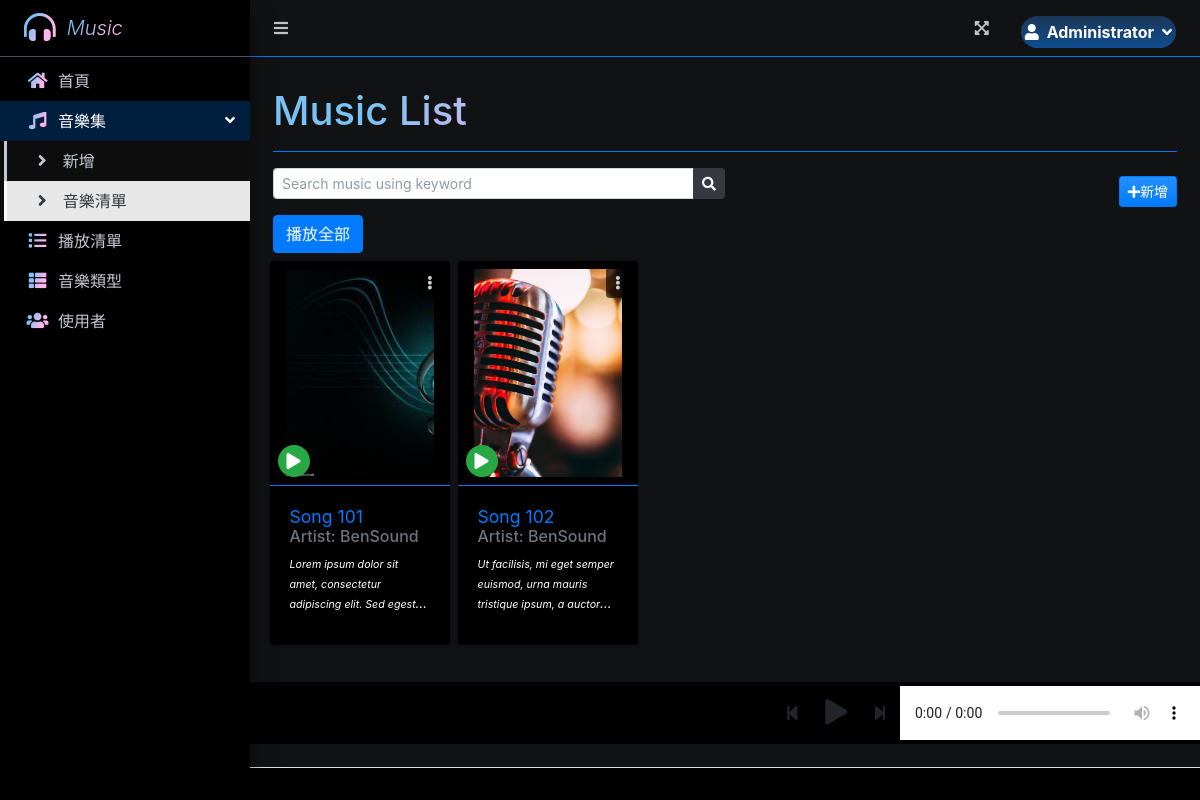
/index.php?page=music_list (signed in), run on the app's committed database.
### tables this page shows
CREATE TABLE `uploads` (
  `id` int(30) NOT NULL,
  `user_id` int(30) NOT NULL,
  `genre_id` int(30) NOT NULL,
  `title` text NOT NULL,
  `artist` text NOT NULL,
  `description` text NOT NULL,
  `upath` text NOT NULL,
  `cover_image` text NOT NULL,
  `date_created` int(11) NOT NULL DEFAULT current_timestamp()
);

### music_list.php (the view, shortened to what this page needs)
<?php include 'db_connect.php'?>
<div class="col-lg-12">
    <div class="d-flex justify-content-between align-items-center w-100">
        <div class="form-group" style="width:calc(50%) ">
            <div class="input-group">
                <input type="search" id="filter" class="form-control form-control-sm"
                    placeholder="Search music using keyword">
                <div class="input-group-append">
                    <button type="button" id="search" class="btn btn-sm btn-dark">
                        <i class="fa fa-search"></i>
                    </button>
                </div>
            </div>
        </div>
        <a class="btn btn-sm btn-primary bg-gradient-primary" href="index.php?page=new_music"><i
                class="fa fa-plus"></i>新增</a>
    </div>
    <button class="btn btn-primary" id="play_all">播放全部</button>
    <div class="row" id="music-list">
        <?php
$musics = $conn->query("SELECT u.*,g.genre FROM uploads u inner join genres g on g.id = u.genre_id order by u.title asc");
while ($row = $musics->fetch_assoc()):
    $trans = get_html_translation_table(HTML_ENTITIES, ENT_QUOTES);
    unset($trans["\""], $trans["<"], $trans[">"], $trans["<h2"]);
    $desc = strtr(html_entity_decode($row['description']), $trans);
    $desc = str_replace(array("<li>", "</li>"), array("", ", "), $desc);
    ?>
        <div class="card bg-black music-item my-2 mx-1" data-id="<?php echo $row['id'] ?>"
            data-upath="<?php echo $row['upath'] ?>" style="width:15vw;cursor:pointer;">
            <div class="card-img-top flex-w-100 position-relative py-2 px-3">
                <?php if ($_SESSION['login_type'] == 1 || $_SESSION['login_id'] == $row['user_id']): ?>
                <div class="dropdown position-absolute" style="right:.5em;top:.5em">
                    <button type="button" class="btn btn-tool py-1" data-toggle="dropdown" title="Manage"
                        style="background: #000000ab;z-index: 1">
                        <i class="fa fa-ellipsis-v"></i>
                    </button>
                </div>
                <?php endif;?>
                <span class="position-absolute" style="bottom:.5em;left:.5em;z-index: 2">
                    <div class="btn bg-green rounded-circle d-flex justify-content-center align-items-center"
                        style="width: 2rem;height: 2rem;cursor: pointer;"
                        onclick="play_music({0:{id:'<?php echo $row['id'] ?>',upath:'assets/uploads/<?php echo $row['upath'] ?>'}})">
                        <i class="fa fa-play"></i></div>
                </span>
                <a href="index.php?page=view_music&id=<?php echo $row['id'] ?>">
                    <img src="assets/uploads/<?php echo $row['cover_image'] ?>" class="card-img-top"
                        style="object-fit: cover;max-width: 100%;height:26vh" alt="music Cover">
            </div>
            <div class="card-body border-top border-primary" style="min-height:20vh">
                <h5 class="card-title w-100"><?php echo ucwords($row['title']) ?></h5>
                <h6 class="card-subtitle mb-2 text-muted w-100">Artist: <?php echo ucwords($row['artist']) ?></h6>
                <p class="card-text truncate text-white"><small><?php echo strip_tags($desc) ?></small></p>
            </div>
        </div>
        <?php endwhile;?>
    </div>
</div>

### data on the page
uploads: $row['id'] 1 (drawn), cover_image (picture), title "Song 101", artist "BenSound", description "Lorem ipsum dolor sit amet, consectetur adipiscing elit. Sed…"
uploads: $row['id'] 2 (drawn), cover_image (picture), title "Song 102", artist "BenSound", description "Ut facilisis, mi eget semper euismod, urna mauris tristique ipsum, a…"

### other printed values
$_SESSION['login_firstname'] "Administrator"
$title "Music List"
